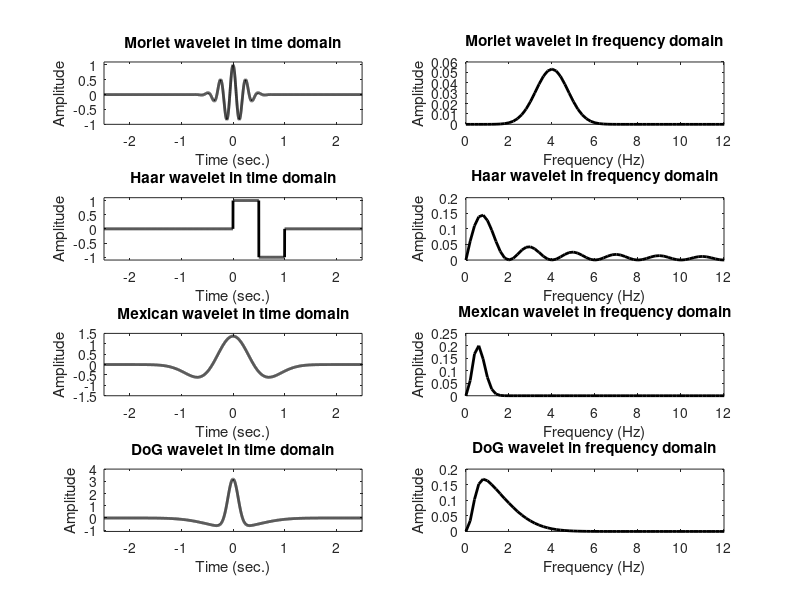

Source code (MATLAB):
%% What are wavelets?
%% General simulation parameters
fs = 1024;
npnts = fs*5; % 5 seconds

% Centered time vector
timevec = (1:npnts)/fs;
timevec = timevec - mean(timevec); 

% For power spectrum
hz = linspace(0,fs/2,floor(npnts/2)+1);

%% Morlet wavelet
% Parameters
freq = 4; % peak frequency
csw = cos(2*pi*freq*timevec); % cosine wave
fwhm = .5; % full-width at half-maximum in seconds
gaussian = exp( -(4*log(2)*timevec.^2) / fwhm^2 ); % Gaussian

% Morlet wavelet
MorletWavelet = csw .* gaussian;

% Amplitude spectrum
MorletWaveletPow = abs(fft(MorletWavelet)/npnts);

figure(1), clf

% Time-domain plotting
subplot(421)
plot(timevec,MorletWavelet,'k','linew',2)
set(gca,'ylim',[-1 1.1],'xlim',timevec([1 end]))
xlabel('Time (sec.)'), ylabel('Amplitude')
title('Morlet wavelet in time domain')

% Frequency-domain plotting
subplot(422)
plot(hz,MorletWaveletPow(1:length(hz)),'k','linew',2)
set(gca,'xlim',[0 freq*3])
xlabel('Frequency (Hz)'), ylabel('Amplitude')
title('Morlet wavelet in frequency domain')

%% Haar wavelet
% Create Haar wavelet
HaarWavelet = zeros(npnts,1);
HaarWavelet(dsearchn(timevec',0):dsearchn(timevec',.5)) = 1;
HaarWavelet(dsearchn(timevec',.5):dsearchn(timevec',1-1/fs)) = -1;

% Amplitude spectrum
HaarWaveletPow = abs(fft(HaarWavelet)/npnts);

% Time-domain plotting
subplot(423)
plot(timevec,HaarWavelet,'k','linew',2)
set(gca,'ylim',[-1.1 1.1],'xlim',timevec([1 end]))
xlabel('Time (sec.)'), ylabel('Amplitude')
title('Haar wavelet in time domain')

% Frequency-domain plotting
subplot(424)
plot(hz,HaarWaveletPow(1:length(hz)),'k','linew',2)
set(gca,'xlim',[0 freq*3])
xlabel('Frequency (Hz)'), ylabel('Amplitude')
title('Haar wavelet in frequency domain')

%% Mexican hat wavelet
% The wavelet
s = .4;
MexicanWavelet = (2/(sqrt(3*s)*pi^.25)) .* (1- (timevec.^2)/(s^2) ) .* exp( (-timevec.^2)./(2*s^2) );

% Amplitude spectrum
MexicanPow = abs(fft(MexicanWavelet)/npnts);

% Time-domain plotting
subplot(425)
plot(timevec,MexicanWavelet,'k','linew',2)
set(gca,'ylim',[-1 1]*1.5,'xlim',timevec([1 end]))
xlabel('Time (sec.)'), ylabel('Amplitude')
title('Mexican wavelet in time domain')

% Frequency-domain plotting
subplot(426)
plot(hz,MexicanPow(1:length(hz)),'k','linew',2)
set(gca,'xlim',[0 freq*3])
xlabel('Frequency (Hz)'), ylabel('Amplitude')
title('Mexican wavelet in frequency domain')

%% Difference of Gaussians (DoG)
% (approximation of Laplacian of Gaussian)
% Define sigmas
sPos = .1;
sNeg = .5;

% Create the two GAussians
gaus1 = exp( (-timevec.^2) / (2*sPos^2) ) / (sPos*sqrt(2*pi));
gaus2 = exp( (-timevec.^2) / (2*sNeg^2) ) / (sNeg*sqrt(2*pi));

% Their difference is the DoG
DoG = gaus1 - gaus2;

% Amplitude spectrum
DoGPow = abs(fft(DoG)/npnts);

% Time-domain plotting
subplot(427)
plot(timevec,DoG,'k','linew',2)
set(gca,'ylim',[-1.1 4],'xlim',timevec([1 end]))
xlabel('Time (sec.)'), ylabel('Amplitude')
title('DoG wavelet in time domain')

% Frequency-domain plotting
subplot(428)
plot(hz,DoGPow(1:length(hz)),'k','linew',2)
set(gca,'xlim',[0 freq*3])
xlabel('Frequency (Hz)'), ylabel('Amplitude')
title('DoG wavelet in frequency domain')

%% end.